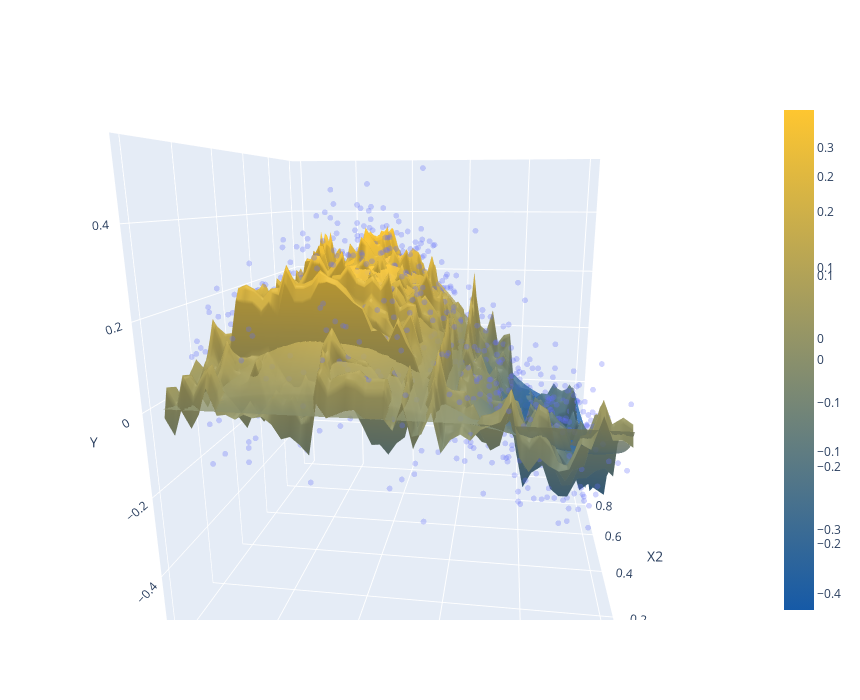

Notebook code for this chart:
### Code cell
from sklearn.ensemble import RandomForestRegressor
forest = RandomForestRegressor(n_estimators = 10).fit(Xsim,ysim)
fig=surface_scatter_plot(Xsim,ysim,lambda x: forest.predict([x]),
                         show_f0=True)
fig
